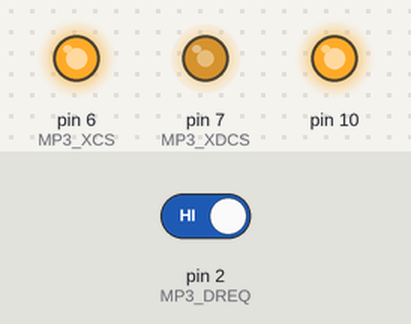
This sketch was run on a simulated Arduino Uno, built with avr-gcc and run on an emulated ATmega328P. Parts: output pins drawn as LEDs (lit = HIGH). The inputs (shaded band) are chosen by the test bench; at power-on: pin 2 (MP3_DREQ) HIGH. Random numbers use the default seed unless the sketch sets one; pins used as bus, display or sensor lines are not drawn.

Above: at 1.2 s.
1.3 s: pin 2 (MP3_DREQ) driven LOW
At 2.2 s:
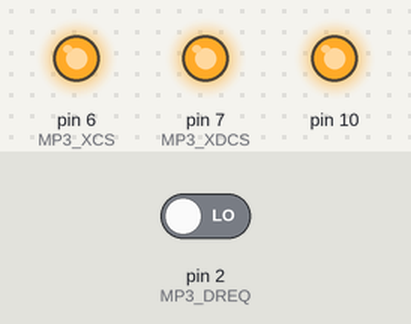
2.8 s: pin 2 (MP3_DREQ) driven HIGH
At 3.4 s:
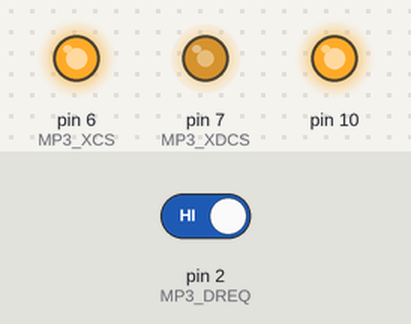
Timing chart, 0 to 10.3 s (numbered marks = the images above; inputs shaded):
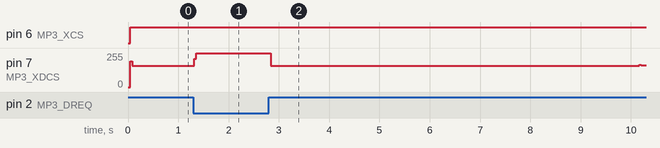

The sketch:

MIDI_WolframDrums.ino
```cpp
// VS1053b MIDI stream hack - Wolfram cellular automata drums //

#include <SPI.h>

#define MP3_XCS   6
#define MP3_XDCS  7
#define MP3_DREQ  2
#define MP3_RST   8

//VS10xx SCI Registers
#define SCI_MODE        0x00
#define SCI_STATUS      0x01
#define SCI_BASS        0x02
#define SCI_CLOCKF      0x03
#define SCI_DECODE_TIME 0x04
#define SCI_AUDATA      0x05
#define SCI_WRAM        0x06
#define SCI_WRAMADDR    0x07
#define SCI_HDAT0       0x08
#define SCI_HDAT1       0x09
#define SCI_AIADDR      0x0A
#define SCI_VOL         0x0B
#define SCI_AICTRL0     0x0C
#define SCI_AICTRL1     0x0D
#define SCI_AICTRL2     0x0E
#define SCI_AICTRL3     0x0F

#define WIDTH   256 // CA long bits

  bool state[WIDTH];
  bool newstate[WIDTH];
  uint8_t k;
  bool rules[8] = {0, 1, 1, 1, 1, 0, 0, 0};

void setup(){

  pinMode(MP3_RST, OUTPUT);
  pinMode(MP3_DREQ, INPUT);
  pinMode(MP3_XCS, OUTPUT);
  pinMode(MP3_XDCS, OUTPUT);

  SPI.begin();

  SPI.setClockDivider(SPI_CLOCK_DIV16); // SPI speed 1MHz (16MHz / 16 = 1MHz)
  SPI.transfer(0xFF);

  digitalWrite(MP3_RST, HIGH);
  digitalWrite(MP3_XCS, HIGH);
  digitalWrite(MP3_XDCS, HIGH);

  WriteRegister(SCI_CLOCKF, 0x8BE8);    // set multiplier to 3.5x
  WriteRegister(SCI_VOL, 0x3F3F);       // set volume

  SPI.setClockDivider(SPI_CLOCK_DIV4);  // set SPI speed 4MHz (16MHz / 4 = 4MHz)

  load_header();

  for (int x=0; x<WIDTH; x++) state[x] = rand()%2;

}

void loop(){

  memset (newstate, 0, WIDTH);

  for (int x=0; x<WIDTH; x++){

    k = 4*state[(x-1+WIDTH)%WIDTH] + 2*state[x] + state[(x+1)%WIDTH];
    newstate[x] = rules[k];

  }

  memcpy (state, newstate, WIDTH);

  while(!digitalRead(MP3_DREQ)){}

  digitalWrite(MP3_XDCS, LOW);

  SPI.transfer(0x5E);
  SPI.transfer(0x80);
  SPI.transfer(0x4C);
  SPI.transfer(0x14);
  SPI.transfer(0x62);
  SPI.transfer(0x99);
  SPI.transfer(33);
  SPI.transfer(48 + rand()%64);

  if (state[0] == 1){

    SPI.transfer(0x00);
    SPI.transfer(0x99);
    SPI.transfer(35);
    SPI.transfer(48 + rand()%64);

  }

  if (state[1] == 1){

    SPI.transfer(0x00);
    SPI.transfer(0x99);
    SPI.transfer(36);
    SPI.transfer(48 + rand()%64);

  }

  if (state[2] == 1){

    SPI.transfer(0x00);
    SPI.transfer(0x99);
    SPI.transfer(37);
    SPI.transfer(48 + rand()%64);

  }

  if (state[3] == 1){

    SPI.transfer(0x00);
    SPI.transfer(0x99);
    SPI.transfer(38);
    SPI.transfer(48 + rand()%64);

  }

  if (state[4] == 1){

    SPI.transfer(0x00);
    SPI.transfer(0x99);
    SPI.transfer(39);
    SPI.transfer(48 + rand()%64);

  }

  if (state[5] == 1){

    SPI.transfer(0x00);
    SPI.transfer(0x99);
    SPI.transfer(40);
    SPI.transfer(48 + rand()%64);

  }

  if (state[6] == 1){

    SPI.transfer(0x00);
    SPI.transfer(0x99);
    SPI.transfer(41);
    SPI.transfer(48 + rand()%64);

  }

  if (state[7] == 1){

    SPI.transfer(0x00);
    SPI.transfer(0x99);
    SPI.transfer(42);
    SPI.transfer(48 + rand()%64);

  }

  if (state[8] == 1){

    SPI.transfer(0x00);
    SPI.transfer(0x99);
    SPI.transfer(54);
    SPI.transfer(48 + rand()%64);

  }

  if (state[9] == 1){

    SPI.transfer(0x00);
    SPI.transfer(0x99);
    SPI.transfer(60);
    SPI.transfer(48 + rand()%64);

  }

  digitalWrite(MP3_XDCS, HIGH);

}

void WriteRegister(char address, int data){

  while(!digitalRead(MP3_DREQ));
  digitalWrite(MP3_XCS, LOW);
  SPI.transfer(0x02);
  SPI.transfer(address);
  SPI.transfer((data >> 8) & 0xFF);
  SPI.transfer(data & 0xFF);
  while(!digitalRead(MP3_DREQ));
  digitalWrite(MP3_XCS, HIGH);

}

const uint8_t midi_header[] = {

  // Header chunk
  0x4D,0x54,0x68,0x64,0x00,0x00,0x00,0x06,0x00,0x00,0x00,0x01,0x01,0xE0,
  // Track chunk
  0x4D,0x54,0x72,0x6B,0x00,0x00,0x02,0xC3,
  // Midi events
  0x00,0xFF,0x51,0x03,0x07,0xA1,0x20,0x00,0xFF,
  0x58,0x04,0x04,0x02,0x08,0x08

};

void load_header(){

  for (int i = 0; i < sizeof(midi_header); i++){

    uint8_t p = midi_header[i];
    while(!digitalRead(MP3_DREQ)) {}
    digitalWrite(MP3_XDCS, LOW);
    SPI.transfer(p);
    digitalWrite(MP3_XDCS, HIGH);

  }

}
```

Measured:
- after the input at 1.3 s, pin 7 (MP3_XDCS): 161/255 → 255/255 at once
- after the input at 2.8 s, pin 7 (MP3_XDCS): 255/255 → 161/255 at once, → 162/255 7.3 s later
